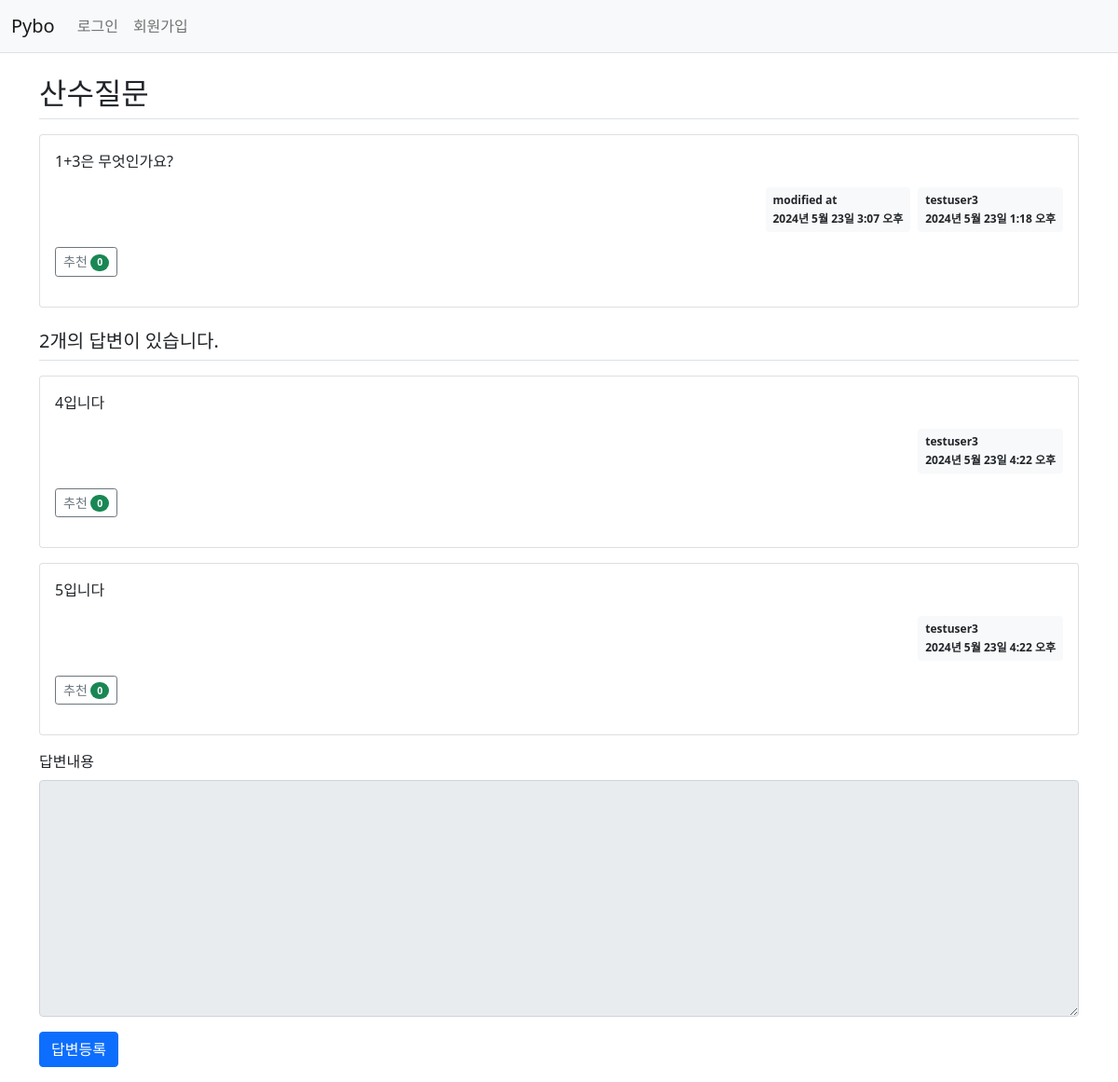
Page /pybo/305/ on the committed database.
### pybo/models.py (models this page shows, shortened)
class Question(models.Model):
    author = models.ForeignKey(User, on_delete = models.CASCADE, related_name='author_question')
    subject = models.CharField(max_length = 200)
    content = models.TextField()
    create_date = models.DateTimeField()
    modify_date = models.DateTimeField(null = True, blank = True)
    voter = models.ManyToManyField(User, related_name='voter_question')

class Answer(models.Model):
    author = models.ForeignKey(User, on_delete = models.CASCADE, related_name='author_answer')
    question = models.ForeignKey(Question, on_delete = models.CASCADE)
    content = models.TextField()
    create_date = models.DateTimeField()
    modify_date = models.DateTimeField(null = True, blank = True)
    voter = models.ManyToManyField(User, related_name='voter_answer')

### pybo/views/base_views.py (the view)
# urls.py: path('<int:question_id>/', base_views.detail, name='detail'),
def detail(request, question_id):
    question = get_object_or_404(Question, pk=question_id)
    context = {'question': question}
    return render(request, 'pybo/question_detail.html', context)

### pybo/templatetags/pybo_filter.py (called while the page is built)
@register.filter
def mark(value):
    extensions = ['nl2br', 'fenced_code']
    return mark_safe(markdown.markdown(value, extensions=extensions))

### templates/pybo/question_detail.html (shortened to what this page needs)
{% extends 'base.html' %}
{% load pybo_filter %}
{% block content %}
<div class="container my-3">
  <h2 class="border-bottom py-2">{{ question.subject }}</h2>
  <div class="card my-3">
    <div class="card-body">
      <div class="card-text">
        {{ question.content|mark }}
      </div>
      <div class="d-flex justify-content-end">
        {% if question.modify_date %}
        <div class="badge bg-light text-dark p-2 text-start mx-2">
          <div class="mb-2">modified at</div>
          <div>{{ question.modify_date }}</div>
        </div>
        {% endif %}
        <div class="badge bg-light text-dark p-2 text-start">
          <div class="mb-2">{{ question.author.username }}</div>
          <div>{{ question.create_date }}</div>
        </div>
      </div>
      <div class="my-3">
        <a href="javascript:void(0)" data-uri="{% url 'pybo:question_vote' question.id %}"
          class="recommend btn btn-sm btn-outline-secondary"
        >
          추천
          <span class="badge rounded-pill bg-success">{{ question.voter.count }}</span>
        <a>
      </div>
    </div>
  </div>
  <h5 class="border-bottom my-3 py-2">
    {{question.answer_set.count}}개의 답변이 있습니다.
  </h5>
  {% for answer in question.answer_set.all %}
  <a id="answer_{{ answer.id }}" />
  <div class="card my-3">
    <div class="card-body">
      <div class="card-text">
        {{ answer.content|mark }}
      </div>
      <div class="d-flex justify-content-end">
        <div class="badge bg-light text-dark p-2 text-start">
          <div class="mb-2">{{ answer.author.username }}</div>
          <div>{{ answer.create_date }}</div>
        </div>
      </div>
      <div class="my-3">
        <a href="javascript:void(0)" data-uri="{% url 'pybo:answer_vote' answer.id  %}"
           class="recommend btn btn-sm btn-outline-secondary">
           추천 <span class="badge rounded-pill bg-success">{{answer.voter.count}}</span>
        </a>
      </div>
    </div>
  </div>
  {% endfor %}
  <form
    action="{% url 'pybo:answer_create' question.id %}"
    method="post"
    class="my-3"
  >
    <div class="mb-3">
      <label for="content" class="form-label">답변내용</label>
      <textarea
        {% if not user.is_authenticated %}disabled{% endif %}
        name="content"
        id="content"
        class="form-control"
        rows="10"
      ></textarea>
    </div>
    <input type="submit" value="답변등록" class="btn btn-primary" />
  </form>
</div>
{% endblock %}

### rows in the picture
Question: subject "산수질문", content|mark "1+3은 무엇인가요?", modify_date "2024년 5월 23일 3:07 오후", author.username "testuser3", create_date "2024년 5월 23일 1:18 오후", voter.count "0", answer_set.count "2"
Answer: content|mark "4입니다", author.username "testuser3", create_date "2024년 5월 23일 4:22 오후", voter.count "0"
Answer: content|mark "5입니다", author.username "testuser3", create_date "2024년 5월 23일 4:22 오후", voter.count "0"
